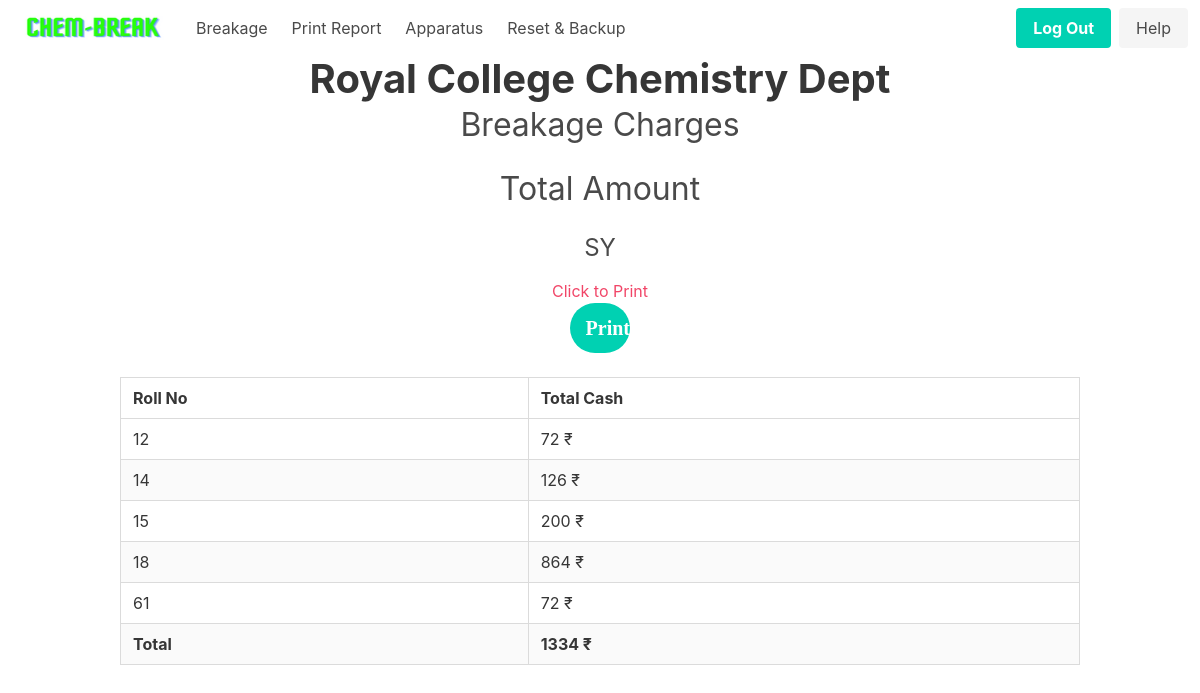
Page /home/records/getMoney/sy (signed in) on the committed database.
### app/models.py (models this page shows, shortened)
class Student(db.Model):
    __tablename__ = "student"
    id = db.Column(db.Integer, primary_key=True)
    unique_id = db.Column(db.String(100), unique=True, nullable=False)
    roll_no = db.Column(db.String(10), nullable=False)
    class_ = db.Column(db.String(10), nullable=False)
    section = db.Column(db.String(10), nullable=False, default="Chemistry")
    total_amount = db.relationship('Bank', backref='student', lazy=True)

class Bank(db.Model):
    __tablename__ = "bank"
    id = db.Column(db.Integer, primary_key=True)
    amount = db.Column(db.Integer, nullable=False, default=0)
    unique_student_id = db.Column(db.String(100), db.ForeignKey(
        "student.unique_id"),   nullable=False)

### app/routes.py (the view)
@main.route("/home/records/getMoney/<string:class_name>")
@login_required
def getMoney(class_name):
    valid_classes = ['fy', 'sy', 'ty']
    if class_name.lower() not in valid_classes:
        abort(404)
    class_students = Student.query.filter_by(class_=class_name.lower()).all()
    class_records = []
    total_amount_to_collect = 0
    for student in class_students:
        bank = Bank.query.filter_by(
            unique_student_id=student.unique_id).first().amount
        total_amount_to_collect += bank
        collect_money = CollectMoney(
            rollno=student.roll_no,
            total_cash=bank,
        )
        class_records.append(collect_money)
    sorted_records = sorted(class_records, key=lambda x: x.rollno)
    return render_template('collect_money.html', collect_money_list=sorted_records, class_name=class_name.upper(), total_amount_to_collect=total_amount_to_collect)

### app/__init__.py (called while the page is built)
def create_app(config=None):
    app = Flask(__name__)
    if config:
        app.config.from_object(config)
    db.init_app(app)
    login_manager = LoginManager()
    login_manager.login_view = 'auth.login'
    login_manager.init_app(app)
    with app.app_context():
        from app.models import User, Breakage, Student, Apparatus, Record, Bank
        db.create_all()
    migrate.init_app(app, db)
    from app.models import User
    @login_manager.user_loader
    def load_user(user_id):
        return User.query.get(int(user_id))
    from .auth import auth as auth_blueprint
    app.register_blueprint(auth_blueprint)
    from .routes import main as main_blueprint
    app.register_blueprint(main_blueprint)
    return app

### app/templates/collect_money.html (shortened to what this page needs)
{% extends 'nav_base.html' %}
{% block content %}
<div class="container">
    <div class="columns is-vcentered is-center">
        <div class="column">
            <h1 class="title is-2 has-text-centered has-text-weight-bold">Royal College Chemistry Dept</h1>
            <h2 class="subtitle is-3 has-text-centered">Breakage Charges</h2>
            <h2 class="subtitle is-3 has-text-centered">Total Amount</h2>
            <h3 class="subtitle is-4 has-text-centered">{{ class_name }}</h3>
        </div>
    </div>
</div>
<div class="has-text-centered no-print mt-4">
    <h2 class="has-text-danger">Click to Print</h2>
    <a class="button is-primary is-medium is-rounded is-fixed-bottom-right" href="#"
        onclick="window.print(); return false;">
        <span class="icon">
            <i class="fas fa-print">Print</i>
        </span>
    </a>
</div>
<div class="container">
    <table class="table is-fullwidth is-bordered is-striped mt-5">
        <thead>
            <tr>
                <th>Roll No</th>
                <th>Total Cash</th>
            </tr>
        </thead>
        <tbody>
            {% for item in collect_money_list %}
            <tr>
                <td>{{ item.rollno }}</td>
                <td>{{ item.total_cash }} ₹</td>
            </tr>
            {% endfor %}
            <tr>
                <td><b>Total</b></td>
                <td><b>{{ total_amount_to_collect }} ₹ </b></td>
            </tr>
        </tbody>
    </table>
</div>
{% endblock %}

### app/static/css/all.css (style rules this page uses)
.fa, .fas, .far, .fal, .fad, .fab { -moz-osx-font-smoothing: grayscale; -webkit-font-smoothing: antialiased; display: inline-block; font-style: normal; font-variant: normal; text-rendering: auto; line-height: 1; }
.fa-print:before { content: "\f02f"; }
.fa, .fas { font-family: 'Font Awesome 5 Free'; font-weight: 900; }

### rows in the picture
Student: rollno "12", total_cash "72"
Student: rollno "14", total_cash "126"
Student: rollno "15", total_cash "200"
Student: rollno "18"
Bank: total_cash "864"
Student: rollno "61", total_cash "72"

### other values in the picture
{{ class_name }} "SY"
{{ total_amount_to_collect }} "1334"
